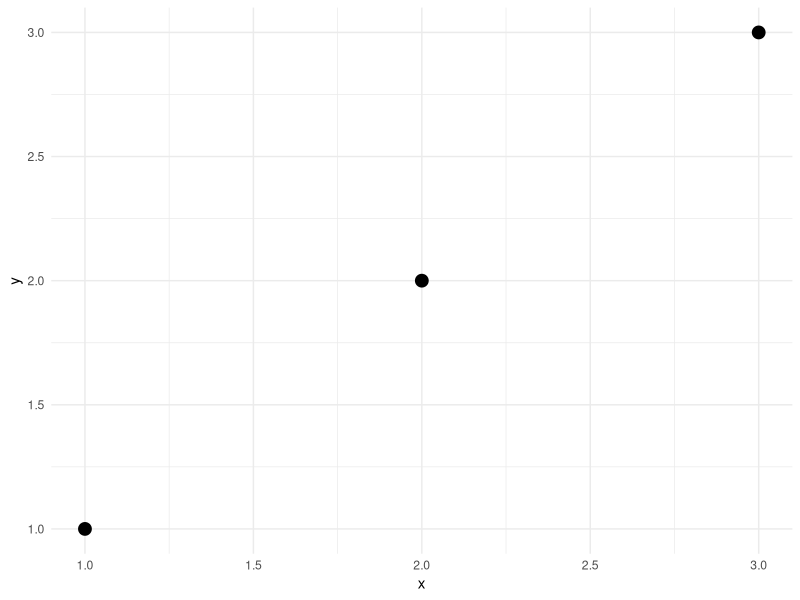
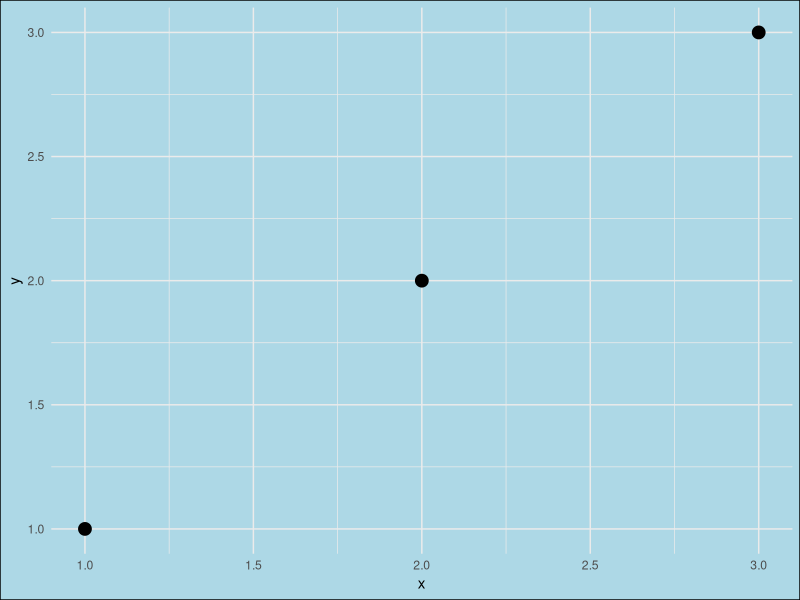
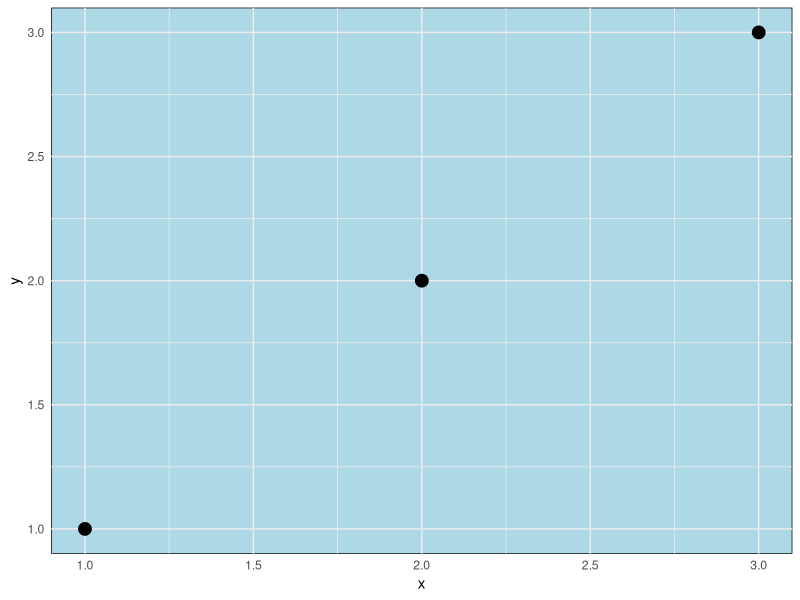
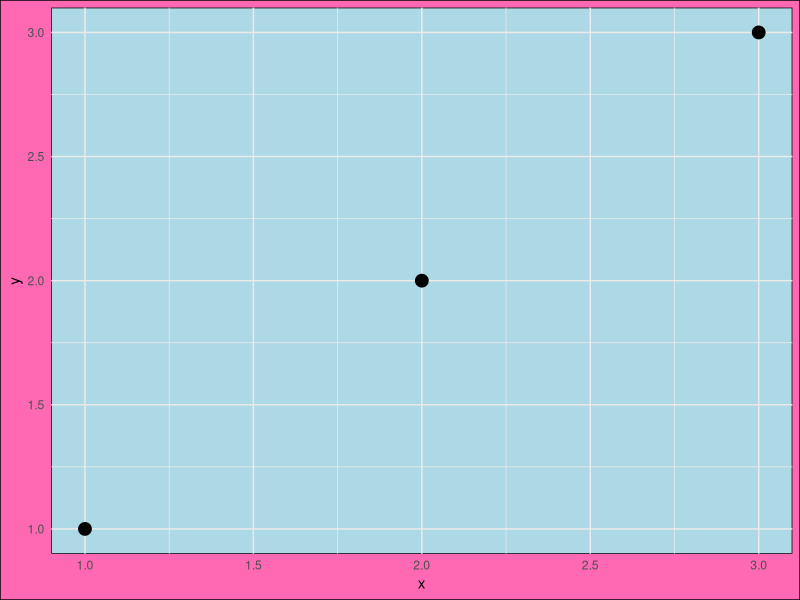
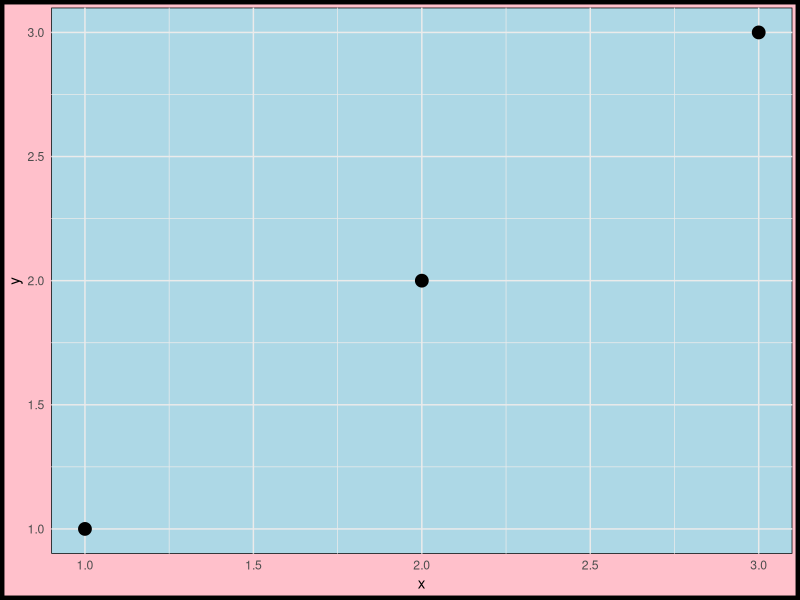
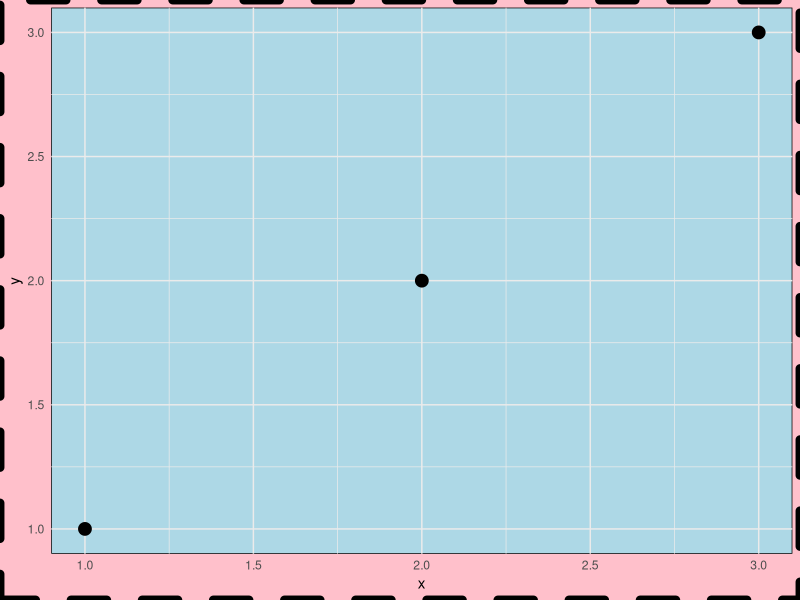
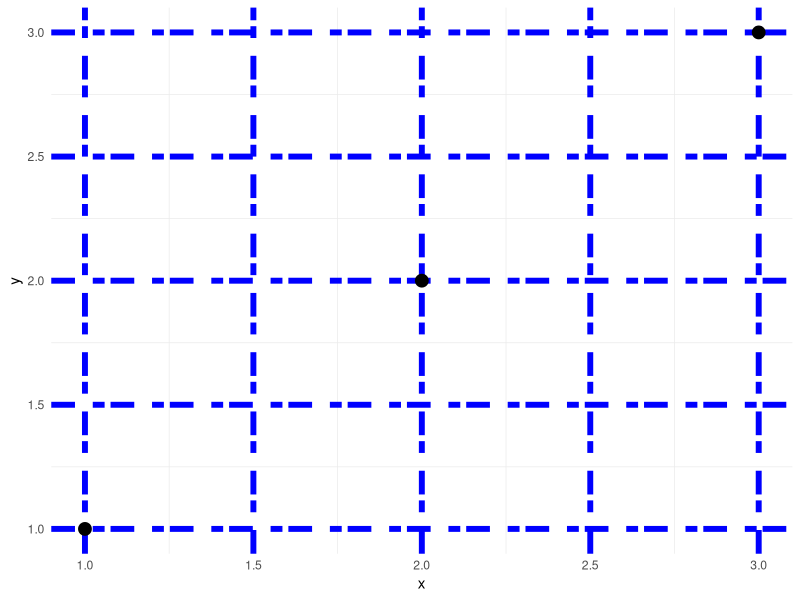
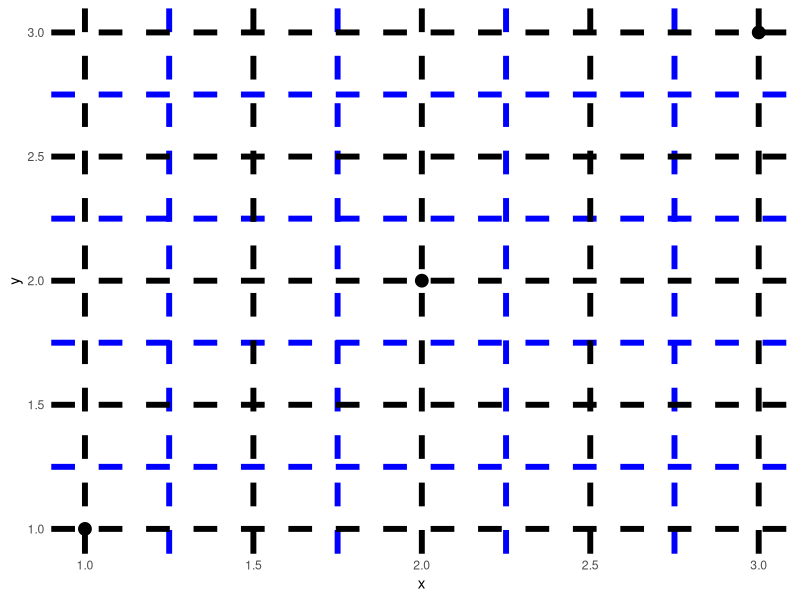

These figures' R source, in order: (Note: this script raises an error after producing the figures.)
## ---- chunk 1
#| label = "setup"
library(ggplot2)
library(dplyr)

## ---- chunk 2

df = data.frame(x = 1:3,
                 y = 1:3, 
                 z = LETTERS[1:3])

base = ggplot(df, aes(x, y)) +
  geom_point(size = 4) +
  theme_minimal()

print(base)

## ---- chunk 3
#| eval = FALSE,
#| echo = TRUE

# Don't run this code

element_rect(fill = NULL, 
             color = NULL, 
             linewidth = NULL, 
             linetype = NULL,
             inherit.blank = FALSE)

## ---- chunk 4
#| echo = TRUE
base + theme(plot.background = element_rect(fill = "lightblue"))
## ---- chunk 5
#| echo = TRUE

base + theme(panel.background = element_rect(fill = "lightblue"))
## ---- chunk 6
#| echo = TRUE
base + theme(plot.background = element_rect(fill = "hotpink"),
             panel.background = element_rect(fill = "lightblue"))
## ---- chunk 7
#| echo = TRUE
base + theme(plot.background = element_rect(fill = "pink", 
                                            color = "black", 
                                            linewidth = 3)) +
  theme(panel.background = element_rect(fill = "lightblue"))
## ---- chunk 8
#| echo = TRUE
base + theme(plot.background = element_rect(fill = "pink", 
                                            color = "black", 
                                            linewidth = 3, 
                                            linetype = "dashed")) +
  theme(panel.background = element_rect(fill = "lightblue"))
## ---- chunk 9
#| echo = TRUE
base + theme(panel.grid.major = element_line(color = "blue", 
                                             linewidth = 2, 
                                             linetype = "4321"))

## ---- chunk 10
#| echo = TRUE
base + theme(panel.grid.minor = element_line(color = "blue", 
                                             linewidth = 2, 
                                             linetype = "dashed")) +
  theme(panel.grid.major = element_line(color = "black", 
                                             linewidth = 2, 
                                             linetype = "dashed"))

## ---- chunk 11
#| echo = TRUE
base + theme(panel.grid.minor = element_line(color = "blue", 
                                             linewidth = 2, 
                                             linetype = "dashed"),
             panel.grid.major = element_line(color = "black", 
                                             linewidth = 2, 
                                             linetype = "dashed")) 

## ---- chunk 12
#| echo = TRUE

base + theme(aspect.ratio = 0.75)

## ---- chunk 13
#| eval = FALSE,
#| echo = TRUE

element_text(family = NULL, face = NULL, colour = NULL, linewidth = NULL,
  hjust = NULL, vjust = NULL, angle = NULL, lineheight = NULL,
  color = NULL, margin = NULL, debug = NULL, inherit.blank = FALSE)


element_line(colour = NULL, linewidth = NULL, linetype = NULL,
  lineend = NULL, color = NULL, arrow = NULL, inherit.blank = FALSE)

# where arrow describes the arrow head with the function arrow() with the following syntax

arrow(angle = 30, length = unit(0.25, "inches"),
      ends = "last", type = "open")
## ---- chunk 14
#| echo = TRUE
base + theme(axis.line = element_line(arrow = arrow(angle = 15, 
                                                    length = unit(.15, "inches"),
                                                    type = "open")))
## ---- chunk 15
#| echo = TRUE
base + theme(axis.ticks = element_line(color = "red"),
             axis.ticks.length = unit(10, units = "pt"),
             axis.text = element_text(face = "bold", 
                                      size = 12, 
                                      angle = 30 ))
## ---- chunk 16
#| echo = TRUE
base + theme(axis.ticks = element_line(color = "red"),
             axis.ticks.length = unit(10, units = "pt"),
             axis.text.x = element_text(face = "bold", 
                                      size = 12, 
                                      angle = 30,
                                      hjust = 1,
                                      vjust = 0.5 ),
             axis.text.y = element_text(face = "bold", 
                                      size = 12, 
                                      angle = 30,
                                      hjust = 0,
                                      vjust = 1 ))
## ---- chunk 17
#| echo = TRUE
base + geom_point(aes(color = z), size = 4) +
  theme(legend.key = element_blank(),
        legend.background = element_blank(),
        legend.title.align = 1,
        legend.position = c(0.1, 0.5))
## ---- chunk 18
#| echo = TRUE
p1 = base + geom_point(aes(color = z), size = 4) +
  scale_color_manual(values = c("red", "blue", "hotpink")) +
  theme(legend.key = element_rect(fill = "gray70"),
        legend.background = element_rect(fill = "gray90", color = "white"),
        legend.title.align = 1,
        legend.position = c(0.9, 0.5))
## ---- chunk 19
#| eval = FALSE,
#| echo = TRUE

# vector graphics
ggsave("plot01_2023-09-26.svg")
ggsave("plot01_2023-09-26.pdf", plot = p1,
       width = 11.5, 
       height = 8.5,
       dpi = 600)

# raster graphics 
ggsave("plot01_2023-09-26.png", plot = p1,
       width = 11.5, 
       height = 8.5,
       dpi = 600,
       bg = "white")


## ---- chunk 20
library(ggthemes)

ggplot(mpg, aes(x = cty, y = hwy)) +
  geom_point() + 
  theme_fivethirtyeight()

